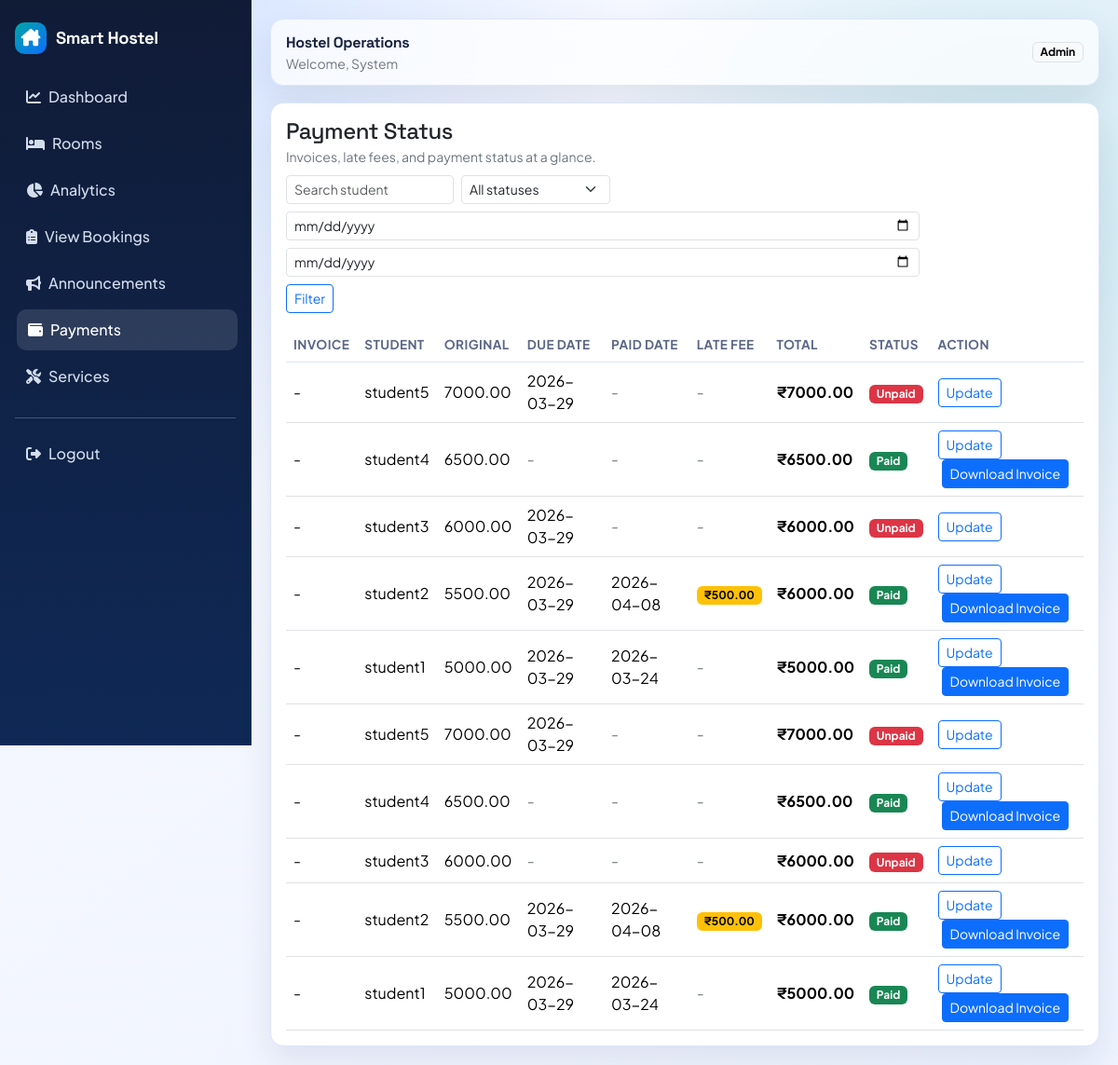
/payments (signed in), run on the app's committed database.
### accounts/models.py (models this page shows, shortened)
class User(AbstractUser):
	ROLE_ADMIN = "admin"
	ROLE_STUDENT = "student"
	ROLE_CHOICES = [
		(ROLE_ADMIN, "Admin"),
		(ROLE_STUDENT, "Student"),
	]
	role = models.CharField(max_length=20, choices=ROLE_CHOICES, default=ROLE_STUDENT)

### payments/models.py (models this page shows, shortened)
class Payment(models.Model):
	STATUS_PAID = "paid"
	STATUS_PARTIAL = "partial"
	STATUS_UNPAID = "unpaid"
	STATUS_CHOICES = [
		(STATUS_PAID, "Paid"),
		(STATUS_PARTIAL, "Partial"),
		(STATUS_UNPAID, "Unpaid"),
	]
	LATE_FEE_PER_DAY = 50  # in currency units (₹)
	user = models.ForeignKey(settings.AUTH_USER_MODEL, on_delete=models.CASCADE, related_name="payments")
	amount = models.DecimalField(max_digits=10, decimal_places=2)
	invoice_number = models.CharField(max_length=32, blank=True, null=True, unique=True)
	invoice_generated_at = models.DateTimeField(blank=True, null=True)
	status = models.CharField(max_length=20, choices=STATUS_CHOICES, default=STATUS_UNPAID)
	due_date = models.DateField(null=True, blank=True)
	paid_date = models.DateTimeField(null=True, blank=True)
	late_fee = models.DecimalField(max_digits=10, decimal_places=2, default=0)
	date = models.DateTimeField(auto_now_add=True)
	updated_at = models.DateTimeField(auto_now=True)
	class Meta:
		ordering = ["-date"]
	def get_total_amount(self):
		return self.amount + self.late_fee

### payments/views.py (the view)
# urls.py: path("payments", payment_list_view, name="list"),
@login_required
def payment_list_view(request):
	payments = Payment.objects.select_related("user")
	is_admin = request.user.role == User.ROLE_ADMIN or request.user.is_staff or request.user.is_superuser
	if request.user.role != User.ROLE_ADMIN and not request.user.is_staff:
		payments = payments.filter(user=request.user)
	status_query = request.GET.get("status") or ""
	student_query = request.GET.get("student") or ""
	due_from = parse_date(request.GET.get("due_from") or "")
	due_to = parse_date(request.GET.get("due_to") or "")
	if status_query:
		payments = payments.filter(status=status_query)
	if student_query and is_admin:
		payments = payments.filter(user__username__icontains=student_query)
	if due_from:
		payments = payments.filter(due_date__gte=due_from)
	if due_to:
		payments = payments.filter(due_date__lte=due_to)
	paginator = Paginator(payments.order_by("-date"), 10)
	page_number = request.GET.get("page")
	payment_page = paginator.get_page(page_number)
	return render(
		request,
		"payments/payments.html",
		{
			"payments": payment_page,
			"is_admin": is_admin,
			"status_query": status_query,
			"student_query": student_query,
			"due_from": due_from.isoformat() if due_from else "",
			"due_to": due_to.isoformat() if due_to else "",
		},
	)

### core/context_processors.py (called while the page is built)
def _is_admin_user(user):
    role = (getattr(user, "role", "") or "").strip().lower()
    return bool(user and user.is_authenticated and (user.is_superuser or role == "admin"))

def notification_context(request):
    if not request.user.is_authenticated:
        return {"recent_notifications": [], "unread_notification_count": 0, "is_admin_user": False}
    notifications = Notification.objects.filter(recipient=request.user).only("title", "message", "created_at", "is_read")[:5]
    unread_count = Notification.objects.filter(recipient=request.user, is_read=False).count()
    return {
        "recent_notifications": notifications,
        "unread_notification_count": unread_count,
        "is_admin_user": _is_admin_user(request.user),
    }

### templates/payments/payments.html (shortened to what this page needs)
{% extends "base.html" %}
{% block content %}
<div class="card card-soft">
    <div class="card-body">
        <div class="d-flex flex-wrap gap-2 justify-content-between align-items-center mb-3">
            <div>
                <h4 class="mb-0">Payment Status</h4>
                <small class="text-secondary">Invoices, late fees, and payment status at a glance.</small>
            </div>
            <form method="get" class="d-flex flex-wrap gap-2 align-items-center">
                {% if is_admin %}
                <input type="search" name="student" value="{{ student_query }}" class="form-control form-control-sm" placeholder="Search student" style="max-width: 180px;">
                {% endif %}
                <select name="status" class="form-select form-select-sm" style="max-width: 160px;">
                    <option value="">All statuses</option>
                </select>
                <input type="date" name="due_from" value="{{ due_from }}" class="form-control form-control-sm">
                <input type="date" name="due_to" value="{{ due_to }}" class="form-control form-control-sm">
                <button type="submit" class="btn btn-sm btn-outline-primary">Filter</button>
            </form>
        </div>
        <div class="table-responsive">
            <table class="table align-middle mb-0 mobile-table">
                <thead>
                <tr>
                    <th>Invoice</th>
                    <th>Student</th>
                    <th>Original</th>
                    <th>Due Date</th>
                    <th>Paid Date</th>
                    <th>Late Fee</th>
                    <th>Total</th>
                    <th>Status</th>
                    {% if request.user.role == "admin" or request.user.is_staff %}<th>Action</th>{% endif %}
                </tr>
                </thead>
                <tbody>
                {% for payment in payments %}
                <tr>
                    <td>{{ payment.invoice_number|default:"-" }}</td>
                    <td>{{ payment.user.username }}</td>
                    <td>{{ payment.amount }}</td>
                    <td>{% if payment.due_date %}{{ payment.due_date|date:"Y-m-d" }}{% else %}<span class="text-secondary">-</span>{% endif %}</td>
                    <td>{% if payment.paid_date %}{{ payment.paid_date|date:"Y-m-d" }}{% else %}<span class="text-secondary">-</span>{% endif %}</td>
                    <td>
                        {% if payment.late_fee > 0 %}
                        <span class="badge text-bg-warning">₹{{ payment.late_fee }}</span>
                        {% else %}
                        <span class="text-secondary">-</span>
                        {% endif %}
                    </td>
                    <td><strong>₹{{ payment.get_total_amount }}</strong></td>
                    <td>
                        {% if payment.status == "paid" %}
                        <span class="badge text-bg-success">Paid</span>
                        {% elif payment.status == "partial" %}
                        <span class="badge text-bg-warning">Partial</span>
                        {% else %}
                        <span class="badge text-bg-danger">Unpaid</span>
                        {% endif %}
                    </td>
                    {% if request.user.role == "admin" or request.user.is_staff %}
                    <td>
                        <a href="{% url 'payments:update' payment.id %}" class="btn btn-sm btn-outline-primary">Update</a>
                        {% if payment.status == "paid" %}
                        <a href="{% url 'payments:download_receipt' payment.id %}" class="btn btn-sm btn-primary ms-1">Download Invoice</a>
                        {% endif %}
                    </td>
                    {% endif %}
                </tr>
                {% empty %}
                <tr><td colspan="9" class="text-center text-secondary py-4">No payment records found.</td></tr>
                {% endfor %}
                </tbody>
            </table>
        </div>
    </div>
</div>
{% endblock %}

### templates/base.html (shortened to what this page needs)
{% load static %}
<!doctype html>
<html lang="en">
<head>
    <link href="https://cdn.jsdelivr.net/npm/bootstrap@5.3.3/dist/css/bootstrap.min.css" rel="stylesheet">
    <link href="https://cdnjs.cloudflare.com/ajax/libs/font-awesome/6.5.2/css/all.min.css" rel="stylesheet">
    <link href="{% static 'css/app.css' %}" rel="stylesheet">
</head>
<body>
{% if user.is_authenticated %}
<div class="shell">
    <aside class="sidebar">
        <a class="brand" href="{% url 'accounts:dashboard' %}">
            <span class="brand-badge"><i class="fa-solid fa-house-chimney"></i></span>
            <span class="brand-font">Smart Hostel</span>
        </a>
        <nav class="nav flex-column">
            <a class="nav-link" href="{% url 'accounts:dashboard' %}"><i class="fa-solid fa-chart-line me-2"></i>Dashboard</a>
            <a class="nav-link" href="{% url 'hostel:rooms' %}"><i class="fa-solid fa-bed me-2"></i>Rooms</a>
            {% if is_admin_user %}
            <a class="nav-link" href="{% url 'accounts:analytics' %}"><i class="fa-solid fa-chart-pie me-2"></i>Analytics</a>
            {% endif %}
            {% if user.is_authenticated and user.role == "admin" %}
            <a class="nav-link" href="{% url 'bookings:history' %}"><i class="fa-solid fa-clipboard-list me-2"></i>View Bookings</a>
            {% endif %}
            <a class="nav-link" href="{% url 'announcements:list' %}"><i class="fa-solid fa-bullhorn me-2"></i>Announcements</a>
            <a class="nav-link" href="{% url 'payments:list' %}"><i class="fa-solid fa-wallet me-2"></i>Payments</a>
            <a class="nav-link" href="{% url 'services:list' %}"><i class="fa-solid fa-screwdriver-wrench me-2"></i>Services</a>
        </nav>
        <hr class="border-light-subtle my-3">
        <a class="nav-link" href="{% url 'accounts:logout' %}"><i class="fa-solid fa-right-from-bracket me-2"></i>Logout</a>
    </aside>
    <main class="main">
        <div class="topbar">
            <div>
                <strong class="brand-font">Hostel Operations</strong>
                <div class="small text-secondary">Welcome, {{ request.user.first_name|default:request.user.username }}</div>
            </div>
            <span class="badge text-bg-light border">{{ request.user.get_role_display }}</span>
        </div>
        {% block content %}{% endblock %}
    </main>
</div>
{% else %}
<div class="auth-wrap">
    {% block auth_content %}{% endblock %}
</div>
{% endif %}
</body>
</html>

### static/css/app.css (style rules this page uses)
:root { --bg-1: #f7f9ff; --bg-2: #eef3ff; --surface: #ffffff; --ink-1: #18233f; --ink-2: #5b6787; --brand: #0d6efd; --brand-2: #00a6a6; --accent: #ff8a00; --line: #dde5ff; --shadow: 0 15px 35px rgba(24, 35, 63, 0.09); }
* { box-sizing: border-box; }
body { margin: 0; font-family: "Plus Jakarta Sans", sans-serif; color: var(--ink-1); background: radial-gradient(circle at 10% 0%, rgba(13, 110, 253, 0.16), transparent 35%), radial-gradient(circle at 90% 20%, rgba(0, 166, 166, 0.16), transparent 32%), linear-gradient(140deg, var(--bg-1), var(--bg-2)); min-height: 100vh; }
h1, h2, h3, h4, h5, h6, .brand-font { font-family: "Space Grotesk", sans-serif; letter-spacing: -0.02em; }
.shell { display: grid; grid-template-columns: 270px 1fr; min-height: 100vh; }
.sidebar { background: linear-gradient(180deg, #101b36, #0f2956); color: #f7fbff; padding: 24px 16px; position: sticky; top: 0; height: 100vh; border-right: 1px solid rgba(255, 255, 255, 0.08); }
.brand { display: flex; align-items: center; gap: 10px; font-weight: 700; font-size: 1.15rem; margin-bottom: 24px; color: #fff; text-decoration: none; }
.brand-badge { width: 34px; height: 34px; border-radius: 10px; display: grid; place-items: center; background: linear-gradient(135deg, #00a6a6, #0d6efd); }
.sidebar .nav-link { color: rgba(233, 242, 255, 0.9); border-radius: 10px; padding: 10px 12px; margin-bottom: 6px; font-weight: 500; transition: 0.2s ease; }
.sidebar .nav-link:hover, .sidebar .nav-link.active { background: rgba(255, 255, 255, 0.12); color: #fff; transform: translateX(2px); }
.main { padding: 20px; animation: fadeUp 0.45s ease; }
.topbar { background: rgba(255, 255, 255, 0.72); backdrop-filter: blur(8px); border: 1px solid var(--line); border-radius: 14px; padding: 12px 16px; display: flex; align-items: center; justify-content: space-between; box-shadow: var(--shadow); margin-bottom: 18px; }
.card-soft { border: 1px solid var(--line); border-radius: 14px; background: var(--surface); box-shadow: var(--shadow); }
.table thead th { border-bottom: 1px solid #dce5ff; color: var(--ink-2); font-size: 0.85rem; text-transform: uppercase; letter-spacing: 0.03em; }
.mobile-table { min-width: 760px; }

### data on the page
User: user.first_name "System", user.role "Admin"
Payment: invoice_number "-", user.username "student5", amount "7000.00", due_date "2026-03-29", get_total_amount "7000.00", status "Unpaid"
Payment: invoice_number "-", user.username "student4", amount "6500.00", get_total_amount "6500.00", status "Paid"
Payment: invoice_number "-", user.username "student3", amount "6000.00", due_date "2026-03-29", get_total_amount "6000.00", status "Unpaid"
Payment: invoice_number "-", user.username "student2", amount "5500.00", due_date "2026-03-29", paid_date "2026-04-08", late_fee "500.00", get_total_amount "6000.00", status "Paid"
Payment: invoice_number "-", user.username "student1", amount "5000.00", due_date "2026-03-29", paid_date "2026-03-24", get_total_amount "5000.00", status "Paid"
Payment: invoice_number "-", user.username "student5", amount "7000.00", due_date "2026-03-29", get_total_amount "7000.00", status "Unpaid"
Payment: invoice_number "-", user.username "student4", amount "6500.00", get_total_amount "6500.00", status "Paid"
Payment: invoice_number "-", user.username "student3", amount "6000.00", get_total_amount "6000.00", status "Unpaid"
Payment: invoice_number "-", user.username "student2", amount "5500.00", due_date "2026-03-29", paid_date "2026-04-08", late_fee "500.00", get_total_amount "6000.00", status "Paid"
Payment: invoice_number "-", user.username "student1", amount "5000.00", due_date "2026-03-29", paid_date "2026-03-24", get_total_amount "5000.00", status "Paid"
